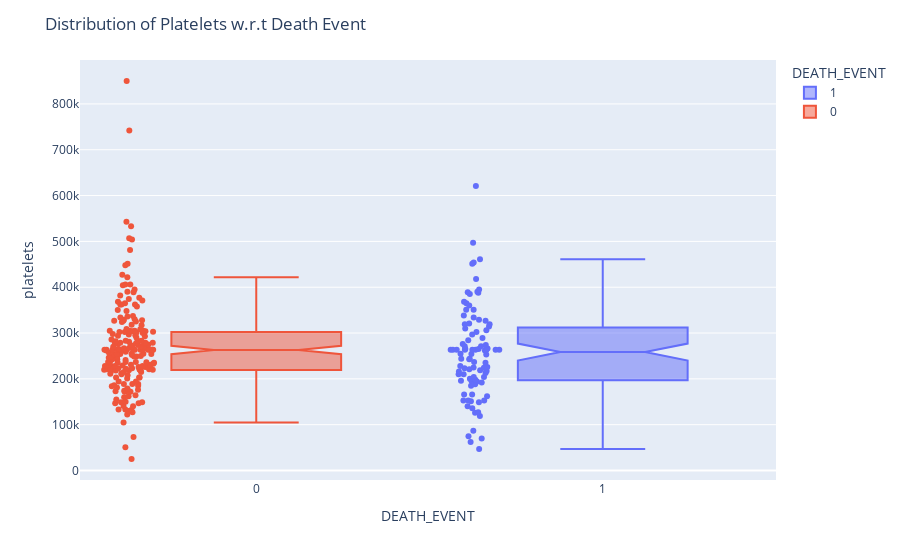

Notebook source saved alongside this figure:
### Markdown cell above
Due to the high range of platelet levels, dist plot does not provide a clear picture. So we create a box plot to get a detailed analysis.

### Platelets and Death Event - Notched Box Plot

### Code cell
utils.constructNotchedBoxPlots(data_frame = df,
                               x = 'DEATH_EVENT',
                               y = 'platelets',
                               hover_name = 'DEATH_EVENT', 
                               color = 'DEATH_EVENT', 
                               title_text = 'Distribution of Platelets w.r.t Death Event',
                               export_to_png = True)

### Figure 1 — Plotly figure (JSON) as saved in the notebook; plotly's stock layout.template omitted (floating-point values rounded to 4 significant figures; data arrays with more than 128 entries replaced by an {"elided": "..."} marker saying what was removed)
{"data": [{"alignmentgroup": "True", "boxpoints": "all", "hovertemplate": "<b>%{hovertext}</b><br><br>DEATH_EVENT=%{x}<br>platelets=%{y}<extra></extra>", "hovertext": [1, 1, 1, 1, 1, 1, 1, 1, 1, 1, 1, 1, 1, 1, 1, 1, 1, 1, 1, 1, 1, 1, 1, 1, 1, 1, 1, 1, 1, 1, 1, 1, 1, 1, 1, 1, 1, 1, 1, 1, 1, 1, 1, 1, 1, 1, 1, 1, 1, 1, 1, 1, 1, 1, 1, 1, 1, 1, 1, 1, 1, 1, 1, 1, 1, 1, 1, 1, 1, 1, 1, 1, 1, 1, 1, 1, 1, 1, 1, 1, 1, 1, 1, 1, 1, 1, 1, 1, 1, 1, 1, 1, 1, 1, 1, 1], "legendgroup": "1", "marker": {"color": "#636efa"}, "name": "1", "notched": true, "offsetgroup": "1", "orientation": "v", "showlegend": true, "type": "box", "x": [1, 1, 1, 1, 1, 1, 1, 1, 1, 1, 1, 1, 1, 1, 1, 1, 1, 1, 1, 1, 1, 1, 1, 1, 1, 1, 1, 1, 1, 1, 1, 1, 1, 1, 1, 1, 1, 1, 1, 1, 1, 1, 1, 1, 1, 1, 1, 1, 1, 1, 1, 1, 1, 1, 1, 1, 1, 1, 1, 1, 1, 1, 1, 1, 1, 1, 1, 1, 1, 1, 1, 1, 1, 1, 1, 1, 1, 1, 1, 1, 1, 1, 1, 1, 1, 1, 1, 1, 1, 1, 1, 1, 1, 1, 1, 1], "x0": " ", "xaxis": "x", "y": [265000, 263400.0, 162000, 210000, 327000, 204000, 127000, 454000, 263400.0, 388000, 368000, 253000, 136000, 276000, 47000, 262000, 166000, 237000, 87000, 297000, 289000, 263400.0, 149000, 196000, 284000, 153000, 200000, 263400.0, 360000, 319000, 188000, 228000, 226000, 321000, 329000, 263400.0, 153000, 185000, 194000, 310000, 271000, 451000, 140000, 395000, 166000, 418000, 263400.0, 351000, 255000, 461000, 319000, 254000, 390000, 216000, 385000, 119000, 213000, 274000, 244000, 497000, 243000, 266000, 204000, 196000, 302000, 210000, 621000, 306000, 351000, 263400.0, 217000, 271000, 263400.0, 338000, 225000, 235000, 75000, 334000, 192000, 70000, 221000, 265000, 224000, 219000, 389000, 153000, 365000, 126000, 223000, 244000, 151000, 263400.0, 62000, 314000, 198000, 263400.0], "y0": " ", "yaxis": "y"}, {"alignmentgroup": "True", "boxpoints": "all", "hovertemplate": "<b>%{hovertext}</b><br><br>DEATH_EVENT=%{x}<br>platelets=%{y}<extra></extra>", "hovertext": {"elided": "203 int values"}, "legendgroup": "0", "marker": {"color": "#EF553B"}, "name": "0", "notched": true, "offsetgroup": "0", "orientation": "v", "showlegend": true, "type": "box", "x": {"elided": "203 int values"}, "x0": " ", "xaxis": "x", "y": {"elided": "203 float values"}, "y0": " ", "yaxis": "y"}], "layout": {"boxmode": "overlay", "legend": {"title": {"text": "DEATH_EVENT"}, "tracegroupgap": 0}, "margin": {"t": 60}, "title": {"text": "Distribution of Platelets w.r.t Death Event"}, "xaxis": {"anchor": "y", "categoryarray": [1, 0], "categoryorder": "array", "domain": [0, 1], "title": {"text": "DEATH_EVENT"}}, "yaxis": {"anchor": "x", "domain": [0, 1], "title": {"text": "platelets"}}}}
